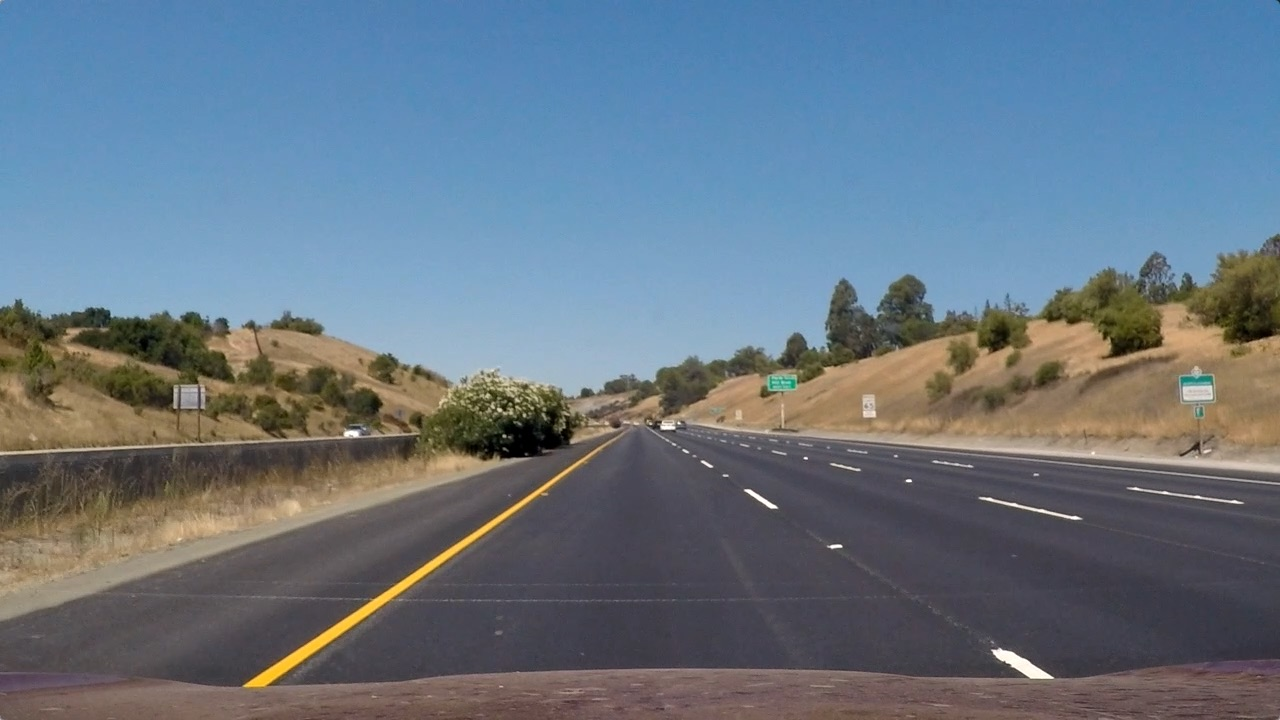
#> input picture test_images/straight_lines1.jpg, 1280 x 720 px; its folder holds only this picture in this run
$ python line_utils.py   (older library calls are emulated)
#> lines starting #> are read from the running program, lines starting #| are printed output that depends on the picture; after the words box and inside, x2 and y2 are one past the last pixel; in counts of white or black regions, pixels touching at a corner belong together
### calibration_utils.py
import cv2
import numpy as np
import glob
import matplotlib.pyplot as plt
import os.path as path
import pickle


def lazy_calibration(func):

    calibration_cache = 'camera_cal/calibration_data.pickle'

    def wrapper(*args, **kwargs):
        if path.exists(calibration_cache):
            print('Loading cached camera calibration...', end=' ')
            with open(calibration_cache, 'rb') as dump_file:
#> (reads camera_cal/calibration_data.pickle from the repository)
                calibration = pickle.load(dump_file)
        else:
            print('Computing camera calibration...', end=' ')
            calibration = func(*args, **kwargs)
            with open(calibration_cache, 'wb') as dump_file:
                pickle.dump(calibration, dump_file)
        print('Done.')
        return calibration

    return wrapper


# [42 lines left out: function calibrate_camera, not called in this run]


def undistort(frame, mtx, dist, verbose=False):


    frame_undistorted = cv2.undistort(frame, mtx, dist, newCameraMatrix=mtx)

    if verbose:
        fig, ax = plt.subplots(nrows=1, ncols=2)
        ax[0].imshow(cv2.cvtColor(frame, cv2.COLOR_BGR2RGB))
        ax[1].imshow(cv2.cvtColor(frame_undistorted, cv2.COLOR_BGR2RGB))
        plt.show()

    return frame_undistorted


# [10 lines that do not run on import are left out]

### binarization_utils.py
import cv2
import numpy as np
import glob
import matplotlib.pyplot as plt


# selected threshold to highlight yellow lines
yellow_HSV_th_min = np.array([0, 70, 70])
yellow_HSV_th_max = np.array([50, 255, 255])


def thresh_frame_in_HSV(frame, min_values, max_values, verbose=False):
    """
    Threshold a color frame in HSV space
    """
    HSV = cv2.cvtColor(frame, cv2.COLOR_BGR2HSV)

    min_th_ok = np.all(HSV > min_values, axis=2)
    max_th_ok = np.all(HSV < max_values, axis=2)

    out = np.logical_and(min_th_ok, max_th_ok)

    if verbose:
        plt.imshow(out, cmap='gray')
        plt.show()

    return out


def thresh_frame_sobel(frame, kernel_size):
    """
    Apply Sobel edge detection to an input frame, then threshold the result
    """
    gray = cv2.cvtColor(frame, cv2.COLOR_BGR2GRAY)

    sobel_x = cv2.Sobel(gray, cv2.CV_64F, 1, 0, ksize=kernel_size)
    sobel_y = cv2.Sobel(gray, cv2.CV_64F, 0, 1, ksize=kernel_size)

    sobel_mag = np.sqrt(sobel_x ** 2 + sobel_y ** 2)
    sobel_mag = np.uint8(sobel_mag / np.max(sobel_mag) * 255)

    _, sobel_mag = cv2.threshold(sobel_mag, 50, 1, cv2.THRESH_BINARY)

    return sobel_mag.astype(bool)


def get_binary_from_equalized_grayscale(frame):
    """
    Apply histogram equalization to an input frame, threshold it and return the (binary) result.
    """
    gray = cv2.cvtColor(frame, cv2.COLOR_BGR2GRAY)

    eq_global = cv2.equalizeHist(gray)

    _, th = cv2.threshold(eq_global, thresh=250, maxval=255, type=cv2.THRESH_BINARY)

    return th


def binarize(img, verbose=False):
    """
    Convert an input frame to a binary image which highlight as most as possible the lane-lines.

    :param img: input color frame
    :param verbose: if True, show intermediate results
    :return: binarized frame
    """
    h, w = img.shape[:2]

    binary = np.zeros(shape=(h, w), dtype=np.uint8)

    # highlight yellow lines by threshold in HSV color space
    HSV_yellow_mask = thresh_frame_in_HSV(img, yellow_HSV_th_min, yellow_HSV_th_max, verbose=False)
    binary = np.logical_or(binary, HSV_yellow_mask)

    # highlight white lines by thresholding the equalized frame
    eq_white_mask = get_binary_from_equalized_grayscale(img)
    binary = np.logical_or(binary, eq_white_mask)

    # get Sobel binary mask (thresholded gradients)
    sobel_mask = thresh_frame_sobel(img, kernel_size=9)
    binary = np.logical_or(binary, sobel_mask)

    # apply a light morphology to "fill the gaps" in the binary image
    kernel = np.ones((5, 5), np.uint8)
    closing = cv2.morphologyEx(binary.astype(np.uint8), cv2.MORPH_CLOSE, kernel)

    if verbose:
        f, ax = plt.subplots(2, 3)
        f.set_facecolor('white')
        ax[0, 0].imshow(cv2.cvtColor(img, cv2.COLOR_BGR2RGB))
        ax[0, 0].set_title('input_frame')
        ax[0, 0].set_axis_off()
        ax[0, 0].set_axis_bgcolor('red')
        ax[0, 1].imshow(eq_white_mask, cmap='gray')
        ax[0, 1].set_title('white mask')
        ax[0, 1].set_axis_off()

        ax[0, 2].imshow(HSV_yellow_mask, cmap='gray')
        ax[0, 2].set_title('yellow mask')
        ax[0, 2].set_axis_off()

        ax[1, 0].imshow(sobel_mask, cmap='gray')
        ax[1, 0].set_title('sobel mask')
        ax[1, 0].set_axis_off()

        ax[1, 1].imshow(binary, cmap='gray')
        ax[1, 1].set_title('before closure')
        ax[1, 1].set_axis_off()

        ax[1, 2].imshow(closing, cmap='gray')
        ax[1, 2].set_title('after closure')
        ax[1, 2].set_axis_off()
        plt.show()

    return closing


# [6 lines that do not run on import are left out]

### perspective_utils.py
import numpy as np
import cv2
import glob
import matplotlib.pyplot as plt
from calibration_utils import calibrate_camera, undistort
from binarization_utils import binarize


def birdeye(img, verbose=False):

    h, w = img.shape[:2]

    src = np.float32([[w, h-10],
                      [0, h-10],
                      [546, 460],
                      [732, 460]])
    dst = np.float32([[w, h],
                      [0, h],
                      [0, 0],
                      [w, 0]])

    M = cv2.getPerspectiveTransform(src, dst)
    Minv = cv2.getPerspectiveTransform(dst, src)

    warped = cv2.warpPerspective(img, M, (w, h), flags=cv2.INTER_LINEAR)

    if verbose:
        f, axarray = plt.subplots(1, 2)
        f.set_facecolor('white')
        axarray[0].set_title('Before perspective transform')
        axarray[0].imshow(img, cmap='gray')
        for point in src:
            axarray[0].plot(*point, '.')
        axarray[1].set_title('After perspective transform')
        axarray[1].imshow(warped, cmap='gray')
        for point in dst:
            axarray[1].plot(*point, '.')
        for axis in axarray:
            axis.set_axis_off()
        plt.show()

    return warped, M, Minv


# [13 lines that do not run on import are left out]

### line_utils.py
import numpy as np
import cv2
import glob
import collections
import matplotlib.pyplot as plt
from calibration_utils import calibrate_camera, undistort
from binarization_utils import binarize
from perspective_utils import birdeye
from globals import ym_per_pix, xm_per_pix


class Line:

    def __init__(self, buffer_len=10):


        self.detected = False


        self.last_fit_pixel = None
        self.last_fit_meter = None


        self.recent_fits_pixel = collections.deque(maxlen=buffer_len)
        self.recent_fits_meter = collections.deque(maxlen=2 * buffer_len)

        self.radius_of_curvature = None


        self.all_x = None
        self.all_y = None

    def update_line(self, new_fit_pixel, new_fit_meter, detected, clear_buffer=False):

        self.detected = detected

        if clear_buffer:
            self.recent_fits_pixel = []
            self.recent_fits_meter = []

        self.last_fit_pixel = new_fit_pixel
        self.last_fit_meter = new_fit_meter

        self.recent_fits_pixel.append(self.last_fit_pixel)
        self.recent_fits_meter.append(self.last_fit_meter)

    # [37 lines left out: functions draw, average_fit, curvature, curvature_meter, not called in this run]


def get_fits_by_sliding_windows(birdeye_binary, line_lt, line_rt, n_windows=9, verbose=False):

    height, width = birdeye_binary.shape


    histogram = np.sum(birdeye_binary[height//2:-30, :], axis=0)


    out_img = np.dstack((birdeye_binary, birdeye_binary, birdeye_binary)) * 255

    midpoint = len(histogram) // 2
    leftx_base = np.argmax(histogram[:midpoint])
    rightx_base = np.argmax(histogram[midpoint:]) + midpoint


    window_height = int(height / n_windows)


    nonzero = birdeye_binary.nonzero()
    nonzero_y = np.array(nonzero[0])
    nonzero_x = np.array(nonzero[1])

    leftx_current = leftx_base
    rightx_current = rightx_base

    margin = 100
    minpix = 50


    left_lane_inds = []
    right_lane_inds = []


    for window in range(n_windows):

        win_y_low = height - (window + 1) * window_height
        win_y_high = height - window * window_height
        win_xleft_low = leftx_current - margin
        win_xleft_high = leftx_current + margin
        win_xright_low = rightx_current - margin
        win_xright_high = rightx_current + margin


        cv2.rectangle(out_img, (win_xleft_low, win_y_low), (win_xleft_high, win_y_high), (0, 255, 0), 2)
        cv2.rectangle(out_img, (win_xright_low, win_y_low), (win_xright_high, win_y_high), (0, 255, 0), 2)


        good_left_inds = ((nonzero_y >= win_y_low) & (nonzero_y < win_y_high) & (nonzero_x >= win_xleft_low)
                          & (nonzero_x < win_xleft_high)).nonzero()[0]
        good_right_inds = ((nonzero_y >= win_y_low) & (nonzero_y < win_y_high) & (nonzero_x >= win_xright_low)
                           & (nonzero_x < win_xright_high)).nonzero()[0]


        left_lane_inds.append(good_left_inds)
        right_lane_inds.append(good_right_inds)

        if len(good_left_inds) > minpix:
            leftx_current = int(np.mean(nonzero_x[good_left_inds]))
        if len(good_right_inds) > minpix:
            rightx_current = int(np.mean(nonzero_x[good_right_inds]))


    left_lane_inds = np.concatenate(left_lane_inds)
    right_lane_inds = np.concatenate(right_lane_inds)


    line_lt.all_x, line_lt.all_y = nonzero_x[left_lane_inds], nonzero_y[left_lane_inds]
    line_rt.all_x, line_rt.all_y = nonzero_x[right_lane_inds], nonzero_y[right_lane_inds]

    detected = True
    if not list(line_lt.all_x) or not list(line_lt.all_y):
        left_fit_pixel = line_lt.last_fit_pixel
        left_fit_meter = line_lt.last_fit_meter
        detected = False
    else:
        left_fit_pixel = np.polyfit(line_lt.all_y, line_lt.all_x, 2)
        left_fit_meter = np.polyfit(line_lt.all_y * ym_per_pix, line_lt.all_x * xm_per_pix, 2)

    if not list(line_rt.all_x) or not list(line_rt.all_y):
        right_fit_pixel = line_rt.last_fit_pixel
        right_fit_meter = line_rt.last_fit_meter
        detected = False
    else:
        right_fit_pixel = np.polyfit(line_rt.all_y, line_rt.all_x, 2)
        right_fit_meter = np.polyfit(line_rt.all_y * ym_per_pix, line_rt.all_x * xm_per_pix, 2)

    line_lt.update_line(left_fit_pixel, left_fit_meter, detected=detected)
    line_rt.update_line(right_fit_pixel, right_fit_meter, detected=detected)


    ploty = np.linspace(0, height - 1, height)
    left_fitx = left_fit_pixel[0] * ploty ** 2 + left_fit_pixel[1] * ploty + left_fit_pixel[2]
    right_fitx = right_fit_pixel[0] * ploty ** 2 + right_fit_pixel[1] * ploty + right_fit_pixel[2]

    out_img[nonzero_y[left_lane_inds], nonzero_x[left_lane_inds]] = [255, 0, 0]
    out_img[nonzero_y[right_lane_inds], nonzero_x[right_lane_inds]] = [0, 0, 255]

    if verbose:
        f, ax = plt.subplots(1, 2)
        f.set_facecolor('white')
        ax[0].imshow(birdeye_binary, cmap='gray')
        ax[1].imshow(out_img)
        ax[1].plot(left_fitx, ploty, color='yellow')
        ax[1].plot(right_fitx, ploty, color='yellow')
        ax[1].set_xlim(0, 1280)
        ax[1].set_ylim(720, 0)

        plt.show()

    return line_lt, line_rt, out_img


# [116 lines left out: functions get_fits_by_previous_fits, draw_back_onto_the_road, not called in this run]


if __name__ == '__main__':

    line_lt, line_rt = Line(buffer_len=10), Line(buffer_len=10)

    ret, mtx, dist, rvecs, tvecs = calibrate_camera(calib_images_dir='camera_cal')


    for test_img in glob.glob('test_images/*.jpg'):

        img = cv2.imread(test_img)
#> img is the input picture: shape (720, 1280, 3); mean B, G, R 131.2, 117.7, 103.2

        img_undistorted = undistort(img, mtx, dist, verbose=False)

        img_binary = binarize(img_undistorted, verbose=False)
#> in thresh_frame_in_HSV, `min_th_ok = np.all(HSV > min_values, axis=2)`:
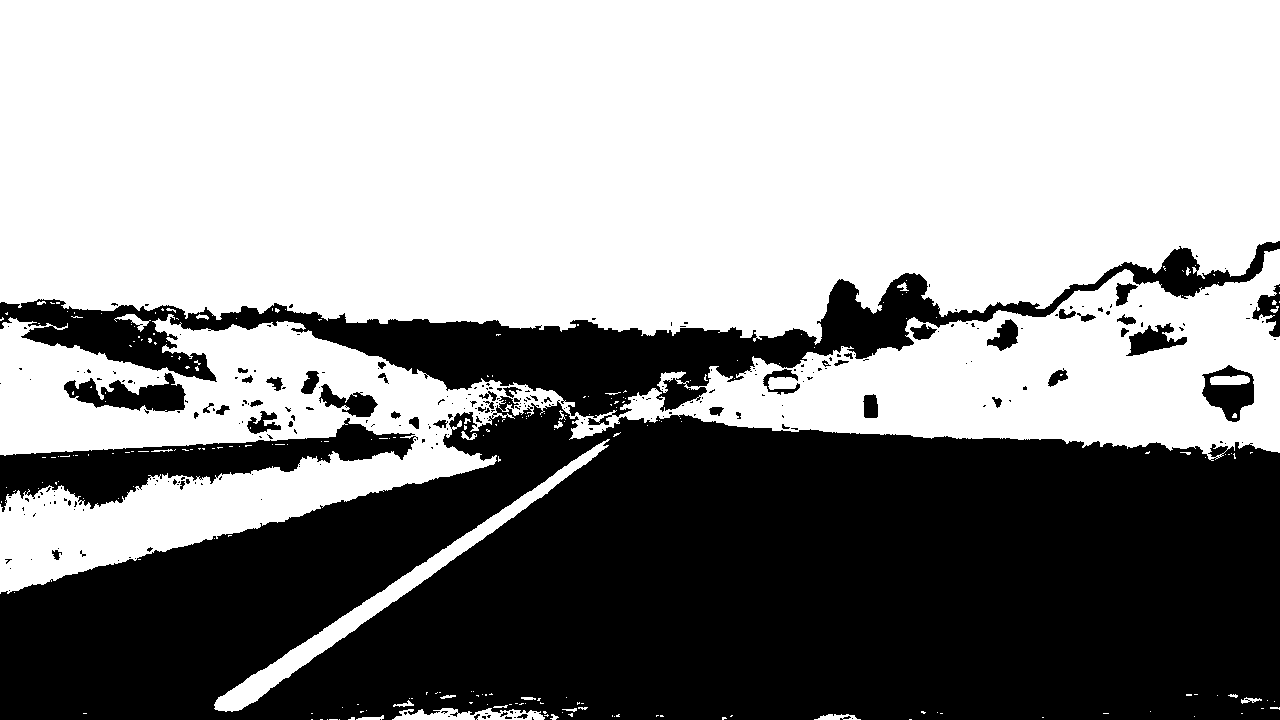
#> min_th_ok: shape (720, 1280) bool; 58.2% white; 287 black regions (235 under 20 px), largest, box (x1, y1, x2, y2) and area: (0, 396, 1280, 720) 311887, (0, 241, 1280, 425) 47517, (0, 418, 418, 512) 13771
#> in thresh_frame_sobel, `sobel_x = cv2.Sobel(gray, cv2.CV_64F, 1, 0, ksize=kernel_size)`:
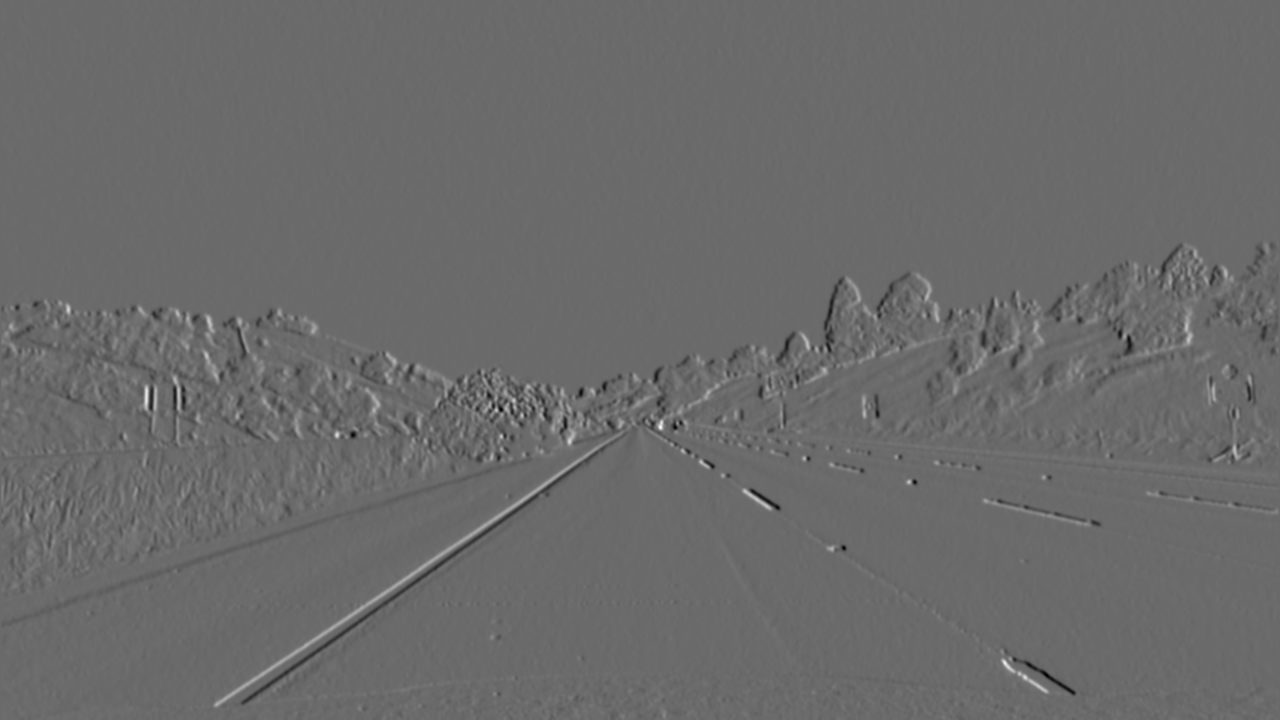
#> sobel_x: shape (720, 1280) float64; min -1027411, max 1422555, mean -412.1; drawn with min black and max white
#> in thresh_frame_sobel, `sobel_y = cv2.Sobel(gray, cv2.CV_64F, 0, 1, ksize=kernel_size)`:
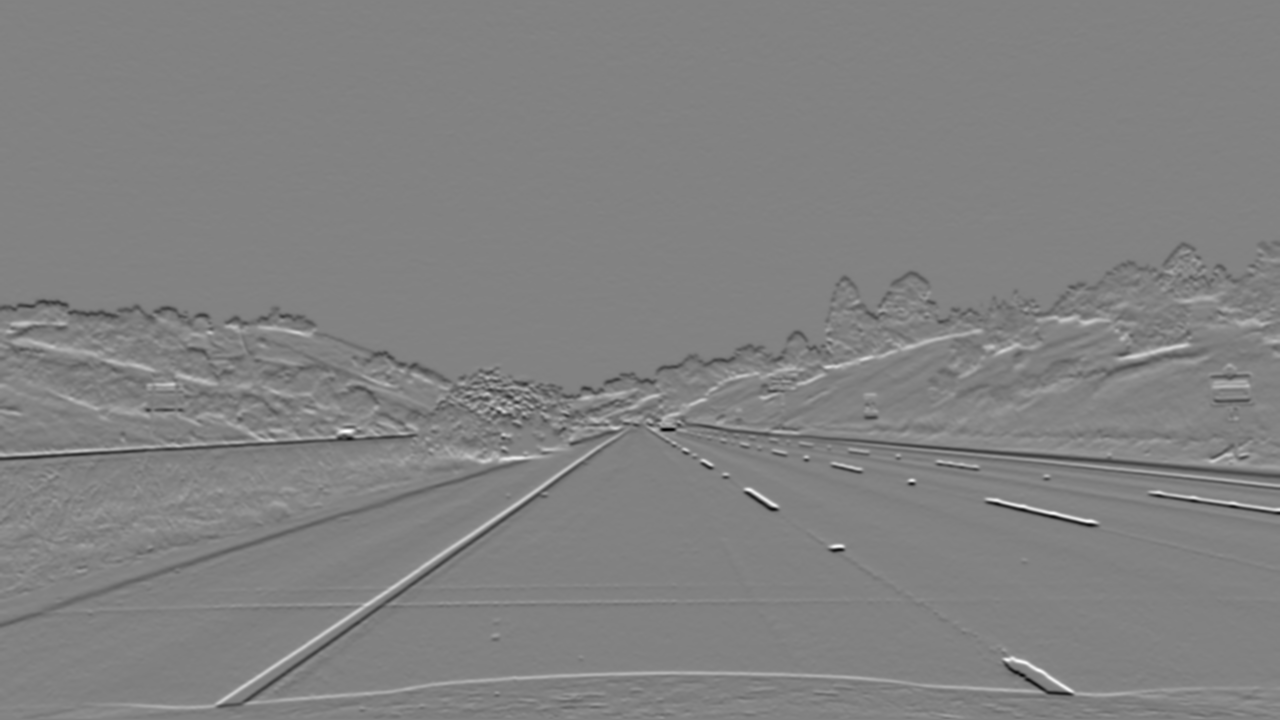
#> sobel_y: shape (720, 1280) float64; min -1566380, max 1503246, mean -983.3; drawn with min black and max white

        img_birdeye, M, Minv = birdeye(img_binary, verbose=False)
#> M = [[-0.701, -1.53, 1086.4], [7.11e-16, -2.02, 928.2], [9.76e-19, -0.0024, 1]]; Minv = [[0.145, -0.758, 546], [0, -0.496, 460], [0, -0.00119, 1]]

        line_lt, line_rt, img_out = get_fits_by_sliding_windows(img_birdeye, line_lt, line_rt, n_windows=7, verbose=True)
#> in get_fits_by_sliding_windows, `histogram = np.sum(birdeye_binary[height//2:-30, :], axis=0)`: histogram = 1280 values, max 330 at index 207, min 0 at index 0, mean 21.27
#> in get_fits_by_sliding_windows, `midpoint = len(histogram) // 2`: midpoint = 640
#> in get_fits_by_sliding_windows, `leftx_base = np.argmax(histogram[:midpoint])`: leftx_base = 207
#> in get_fits_by_sliding_windows, `rightx_base = np.argmax(histogram[midpoint:]) + midpoint`: rightx_base = 1068
#> in get_fits_by_sliding_windows, `nonzero = birdeye_binary.nonzero()`: nonzero = 80571 positions, rows 0 to 719, columns 124 to 1279
#> in get_fits_by_sliding_windows, `leftx_current = leftx_base`: leftx_current = 207
#> in get_fits_by_sliding_windows, `rightx_current = rightx_base`: rightx_current = 1068
#> the loop in get_fits_by_sliding_windows, `for window in range(n_windows): ` made 7 passes
#> (win_xleft_low, win_xleft_high, win_xright_low, win_xright_high, leftx_current, rightx_current) on passes 1 to 7: (107, 307, 968, 1168, 223, 1080), (123, 323, 980, 1180, 230, 1082), (130, 330, 982, 1182, 234, 1073), (134, 334, 973, 1173, 241, 1079), (141, 341, 979, 1179, 239, 1070), (139, 339, 970, 1170, 238, 1062), (138, 338, 962, 1162, 242, 1068)
#> after the loop in get_fits_by_sliding_windows, `for window in range(n_windows):`:
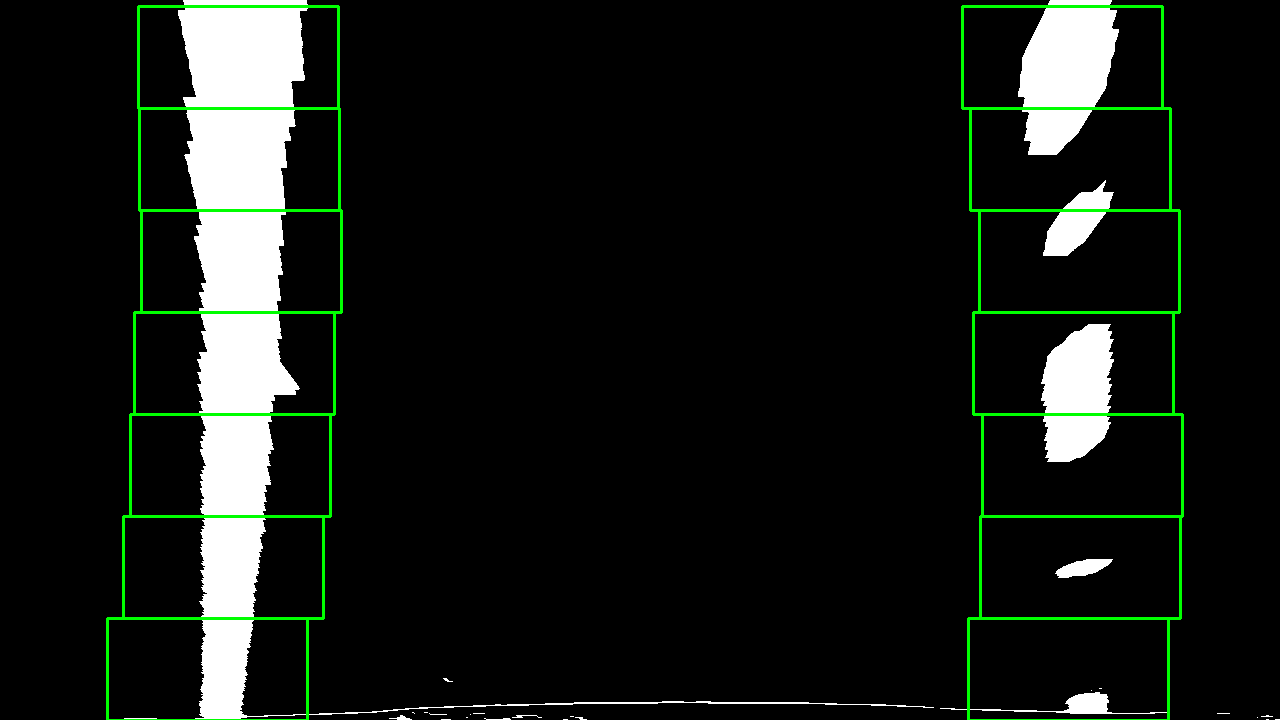
#> out_img: shape (720, 1280, 3); mean of channels 0, 1, 2 21.6, 26.4, 21.6; drawn as B, G, R
#> after the loop in get_fits_by_sliding_windows, `for window in range(n_windows):`: left_lane_inds = 7 items
#> in get_fits_by_sliding_windows, `left_fit_pixel = np.polyfit(line_lt.all_y, line_lt.all_x, 2)`: left_fit_pixel = [-6.16e-05, 0.0175, 240.4]
#> in get_fits_by_sliding_windows, `left_fit_meter = np.polyfit(line_lt.all_y * ym_per_pix, line_lt.all_x ..`: left_fit_meter = [-0.000187, 0.00222, 1.27]
#> in get_fits_by_sliding_windows, `right_fit_pixel = np.polyfit(line_rt.all_y, line_rt.all_x, 2)`: right_fit_pixel = [2.03e-06, 0.0231, 1065.9]
#> in get_fits_by_sliding_windows, `right_fit_meter = np.polyfit(line_rt.all_y * ym_per_pix, line_rt.all_x..`: right_fit_meter = [6.17e-06, 0.00293, 5.63]
#> in update_line, `self.last_fit_pixel = new_fit_pixel`: self.last_fit_pixel = [-6.16e-05, 0.0175, 240.4]
#> in update_line, `self.last_fit_meter = new_fit_meter`: self.last_fit_meter = [-0.000187, 0.00222, 1.27]
#> in get_fits_by_sliding_windows, `left_fitx = left_fit_pixel[0] * ploty ** 2 + left_fit_pixel[1] * ploty..`: left_fitx = 720 values, max 241.6 at index 142, min 221.1 at index 719, mean 236
#> in get_fits_by_sliding_windows, `right_fitx = right_fit_pixel[0] * ploty ** 2 + right_fit_pixel[1] * pl..`: right_fitx = 720 values from 1065.9 to 1083.6
#> in get_fits_by_sliding_windows, `plt.show()`:
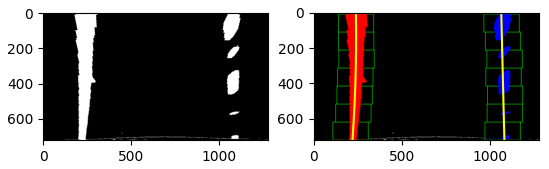
#> figure drawn by matplotlib, 2 panels
